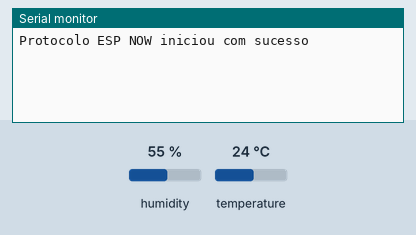
Bench run of a sketch on a simulated ESP32. Parts: the last lines printed to the serial monitor. The test bench sets the inputs (shaded band); at power-on: humidity 55 %, temperature 24 °C. A WiFi scan finds three made-up networks.

Above: at 3.2 s.
3.3 s: humidity set to 22 %
At 5.4 s:
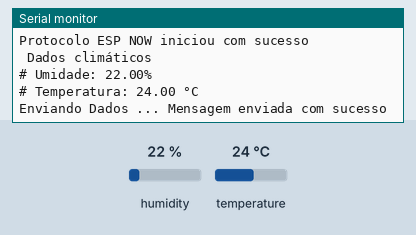
10.0 s: temperature set to 12 °C
At 10.8 s:
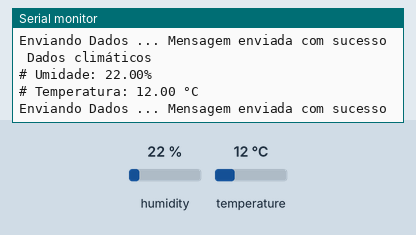
16.7 s: humidity set to 40 %
At 20.4 s:
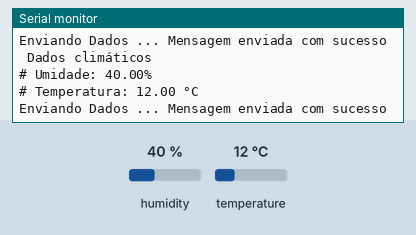

The sketch:

FranzininhoWiFi_Transmissor.ino
```cpp
/*
  Autor : Equipe Embarcados
*/

// Inclui a biblioteca do DHT
#include "DHT.h"
//Incluir a biblioteca para ESP_NOW
#include <esp_now.h>
#include <esp_wifi.h>
#include <WiFi.h>

//Define o canal do ESP NOW (1-15)
#define CHANNEL 3
//Define o nome do dispositivo
#define SSID_ESP_NOW "Franz_Sensor"
// Define o pino
#define DHTPIN 4
//Define o intervalos de envio das leitura
#define READ_INTERVAL_MS 5000
// Declara o construtor e insere os parâmetros
DHT dht22(DHTPIN, DHT22);

// Estrutura de dados para receber as variáveis
// relacionadas ao DHT22
struct data_t
{
   float hum;
   float temp;
};

//Delcara a estrutura de dados
struct data_t  dht;
long last_time = 0;

//Váriavel que contém o endereço em hexadecimal do MAC
//Substitua de acordo com o seu dispositivo
uint8_t franzininho_recv[] = {0x7C,0xDF,0xA1,0x17,0x65,0xE6};

int32_t get_WiFi_Channel(const char *ssid)
{
  if (int32_t n = WiFi.scanNetworks())
  {
      for (uint8_t i=0; i<n; i++) {
          if (!strcmp(ssid, WiFi.SSID(i).c_str()))
          {
              return WiFi.channel(i);
          }
      }
  }
  return 0;
}

void setup()
{
  uint32_t ch;

  // Inicializa comunicação Serial com baudrate de 115200 bps
  Serial.begin(115200);
  // Inicializa o driver One Wire para comunica-se com o sensor
  dht22.begin();
  ch = get_WiFi_Channel(SSID_ESP_NOW);

  //Configura o dispositivo como Station e configura o canal
  WiFi.mode(WIFI_STA);
  esp_wifi_set_channel(ch, WIFI_SECOND_CHAN_NONE);

  //Inicializa o ESP NOW
  if(esp_now_init() != ESP_OK)
  {
    //Caso não seja inicializado corretamente, reseta o dispositivo
    Serial.println("Erro ao iniciar o protocolo ESP NOW");
    Serial.println("Reiniciando Franzininho em 3 segundos");
    delay(3000);
    ESP.restart();
  }

  Serial.println("Protocolo ESP NOW iniciou com sucesso");

  //Configuramos um novo dispositivo
  esp_now_peer_info_t peerInfo;

  memcpy(peerInfo.peer_addr, franzininho_recv, 6);
  peerInfo.encrypt = false;

  //Adicionamos o novo dispositivo
  if (esp_now_add_peer(&peerInfo) != ESP_OK)
  {
    Serial.println("Falha ao adicionar um novo endereço");
    return;
  }
}

void loop()
{
  // A cada intervalo determinado, vamos enviar os dados de leitura ao receptor
  if(millis() - last_time > READ_INTERVAL_MS)
  {
    // Recebe o valor de umidade
    dht.hum  = dht22.readHumidity();
    // Recebe o valor de temperatura
    dht.temp = dht22.readTemperature();

    // Caso as leituras não recebam valores válido, então
    // imprime a informação ("Falha na leitura")
    if (isnan(dht.hum) || isnan(dht.temp))
    {
      Serial.println(F("Falha na leitura!"));
    }
    // Caso contrário então mostra as informações de temperarura e umidade
    else
    {

      Serial.println(" Dados climáticos ");
      Serial.print(F("# Umidade: "));
      Serial.print(dht.hum);
      Serial.println("% ");

      Serial.print(F("# Temperatura: "));
      Serial.print(dht.temp);
      Serial.println(F(" °C "));

      Serial.print("Enviando Dados ... ");

      //Enviamos os dados para o endereço adiconado anteriormenre
      esp_err_t result = esp_now_send(franzininho_recv, (uint8_t*)&dht, sizeof(dht));
      if(result != ESP_OK)
      {
        Serial.println("Falha ao enviar a mensagens");
      }
      else
      {
        //Em caso de falha mostramos essa mensagem no monitor serial
        Serial.println("Mensagem enviada com sucesso");
      }
    }

    //Atualizado a ultima leitura
    last_time = millis();
  }
}
```

Measured:
- after the input at 3.3 s, the serial monitor: prints a new line after 1.7 s (image 1)
- after the input at 10.0 s, the serial monitor: prints a new line at once (image 2)
- after the input at 16.7 s, the serial monitor: prints a new line after 3.3 s (image 3)
